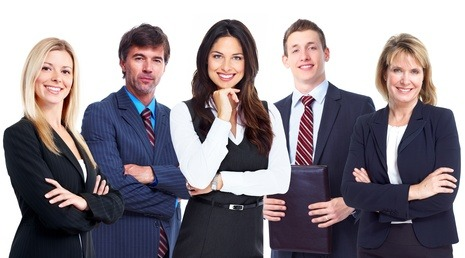
#> input picture OpenCV/Detecção/pessoas/pessoas1.jpg, 465 x 258 px
$ python exemplo2-detectar.py
#> lines starting #> are read from the running program, lines starting #| are printed output that depends on the picture; after the words box and inside, x2 and y2 are one past the last pixel; in counts of white or black regions, pixels touching at a corner belong together
import cv2

classificadorFace = cv2.CascadeClassifier('haarcascades/haarcascade_frontalface_default.xml')
classificadorOlhos = cv2.CascadeClassifier('haarcascades/haarcascade_eye.xml')

imagem = cv2.imread('pessoas/pessoas1.jpg')
#> imagem is the input picture: shape (258, 465, 3); mean B, G, R 141.5, 134.9, 142.7
imagemCinza = cv2.cvtColor(imagem, cv2.COLOR_BGR2GRAY)
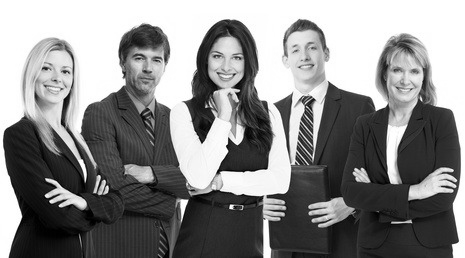
#> imagemCinza: shape (258, 465); min 0, max 255, mean 138

facesDetectadas = classificadorFace.detectMultiScale(imagemCinza, scaleFactor=1.1, minNeighbors=9, minSize=(20,20))
#> facesDetectadas = [[280, 29, 48, 48], [201, 37, 51, 51], [121, 37, 54, 54], [380, 51, 51, 51], [30, 49, 52, 52]]

for(x, y, l, a) in facesDetectadas:
	cv2.rectangle(imagem, (x, y), (x + l, y + a), (112, 35, 205), 2)
	regiao = imagem[y : y + a, x : x + l]
	regiaoCinzaOlho = cv2.cvtColor(regiao, cv2.COLOR_BGR2GRAY)
	olhosDetectados = classificadorOlhos.detectMultiScale(regiaoCinzaOlho, scaleFactor=1.1, minNeighbors=9)
	for (ox, oy, ol, oa) in olhosDetectados:
		cv2.rectangle(regiao, (ox, oy), (ox + ol, oy + oa), (0, 0, 255), 2)
#> this loop made 5 passes
#> pass 1, `regiao = imagem[y : y + a, x : x + l]`:
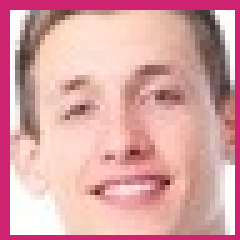
#> regiao: shape (48, 48, 3) (shown 5 times larger); mean B, G, R 164.7, 163, 218.2
#> pass 1, `regiaoCinzaOlho = cv2.cvtColor(regiao, cv2.COLOR_BGR2GRAY)`:
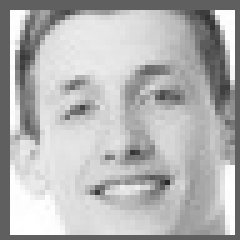
#> regiaoCinzaOlho: shape (48, 48) (shown 5 times larger); min 41, max 255, mean 179.8
#> pass 2, `regiaoCinzaOlho = cv2.cvtColor(regiao, cv2.COLOR_BGR2GRAY)`:
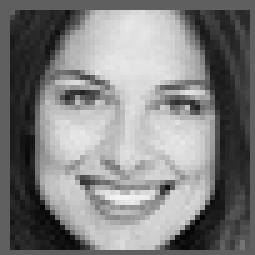
#> regiaoCinzaOlho: shape (51, 51) (shown 5 times larger); min 4, max 243, mean 128.5
#> after the loop:
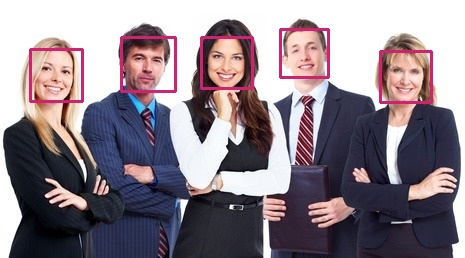
#> imagem: shape (258, 465, 3); 2.54% of pixels changed, all inside (x1, y1, x2, y2) = (29, 28, 433, 104)
#> after the loop:
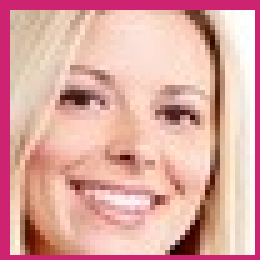
#> regiao: shape (52, 52, 3) (shown 5 times larger); mean B, G, R 161.9, 168.1, 222.3
#> after the loop:
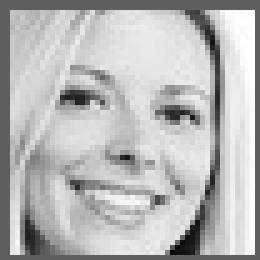
#> regiaoCinzaOlho: shape (52, 52) (shown 5 times larger); min 8, max 255, mean 183.6
	#if(len(olhosDetectados) >= 2):
	#	cv2.rectangle(imagem, (x, y), (x + l, y + a), (112, 35, 205), 2)

cv2.imshow("Faces encontradas", imagem)
cv2.waitKey()

$ run again, with OpenCV/Detecção/pessoas/pessoas2.jpg copied over OpenCV/Detecção/pessoas/pessoas1.jpg
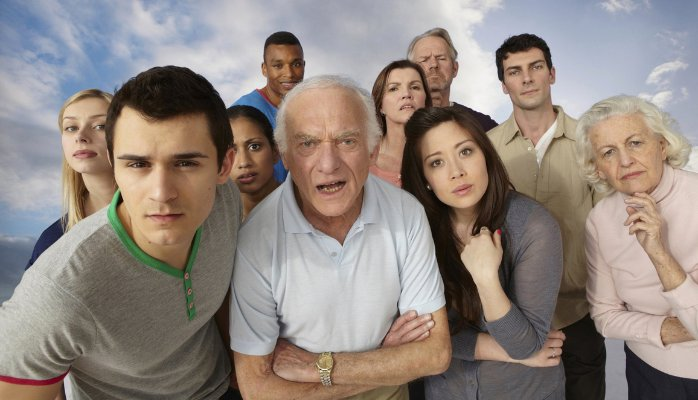
#> input picture OpenCV/Detecção/pessoas/pessoas2.jpg, 698 x 400 px
#> imagem is the input picture: shape (400, 698, 3); mean B, G, R 128.3, 134.8, 145.9
#> facesDetectadas = [[260, 45, 51, 51], [496, 46, 61, 61], [377, 67, 55, 55], [613, 172, 54, 54], [216, 123, 61, 61], [414, 127, 78, 78], [49, 99, 72, 72], [589, 120, 71, 71], [279, 104, 99, 99], [102, 117, 124, 124]]
#> the loop `for(x, y, l, a) in facesDetectadas:` made 10 passes
#> after the loop `for(x, y, l, a) in facesDetectadas:`:
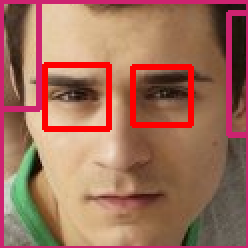
#> regiao: shape (124, 124, 3) (shown 2 times larger); mean B, G, R 90.7, 109.9, 160
#> after the loop `for(x, y, l, a) in facesDetectadas:`:
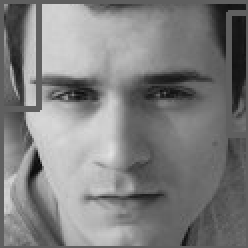
#> regiaoCinzaOlho: shape (124, 124) (shown 2 times larger); min 7, max 226, mean 126.3

$ run again, with OpenCV/Detecção/pessoas/pessoas4.jpg copied over OpenCV/Detecção/pessoas/pessoas1.jpg
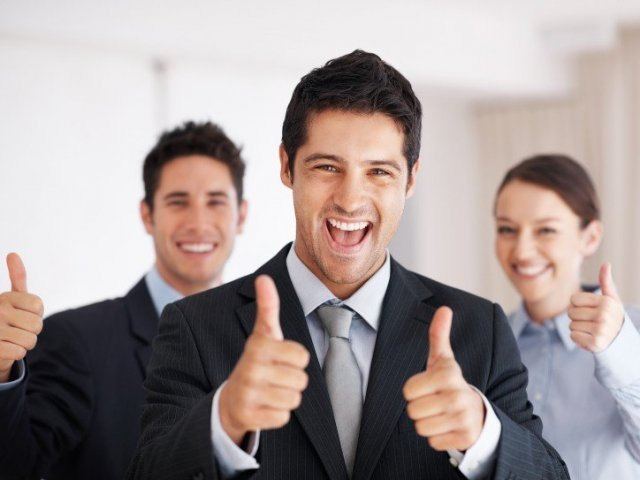
#> input picture OpenCV/Detecção/pessoas/pessoas4.jpg, 640 x 480 px
#> imagem is the input picture: shape (480, 640, 3); mean B, G, R 151.1, 152.4, 164
#> facesDetectadas = [[230, 361, 65, 65], [484, 191, 104, 104], [140, 158, 112, 112], [280, 113, 146, 146]]
#> the loop `for(x, y, l, a) in facesDetectadas:` made 4 passes
#> (x, y, l, a, olhosDetectados) on passes 2 to 4: (484, 191, 104, 104, [[9, 27, 25, 25], [45, 24, 30, 30]]), (140, 158, 112, 112, [[60, 30, 28, 28], [22, 28, 32, 32]]), (280, 113, 146, 146, [[29, 37, 38, 38], [84, 46, 28, 28]])
#> after the loop `for(x, y, l, a) in facesDetectadas:`:
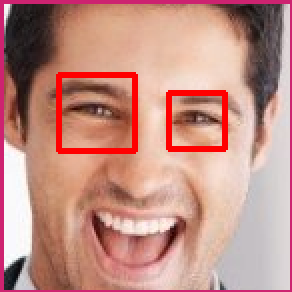
#> regiao: shape (146, 146, 3) (shown 2 times larger); mean B, G, R 132.4, 142.6, 194.5
#> after the loop `for(x, y, l, a) in facesDetectadas:`:
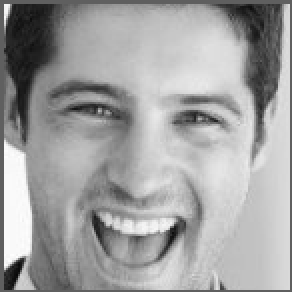
#> regiaoCinzaOlho: shape (146, 146) (shown 2 times larger); min 8, max 254, mean 160.6
